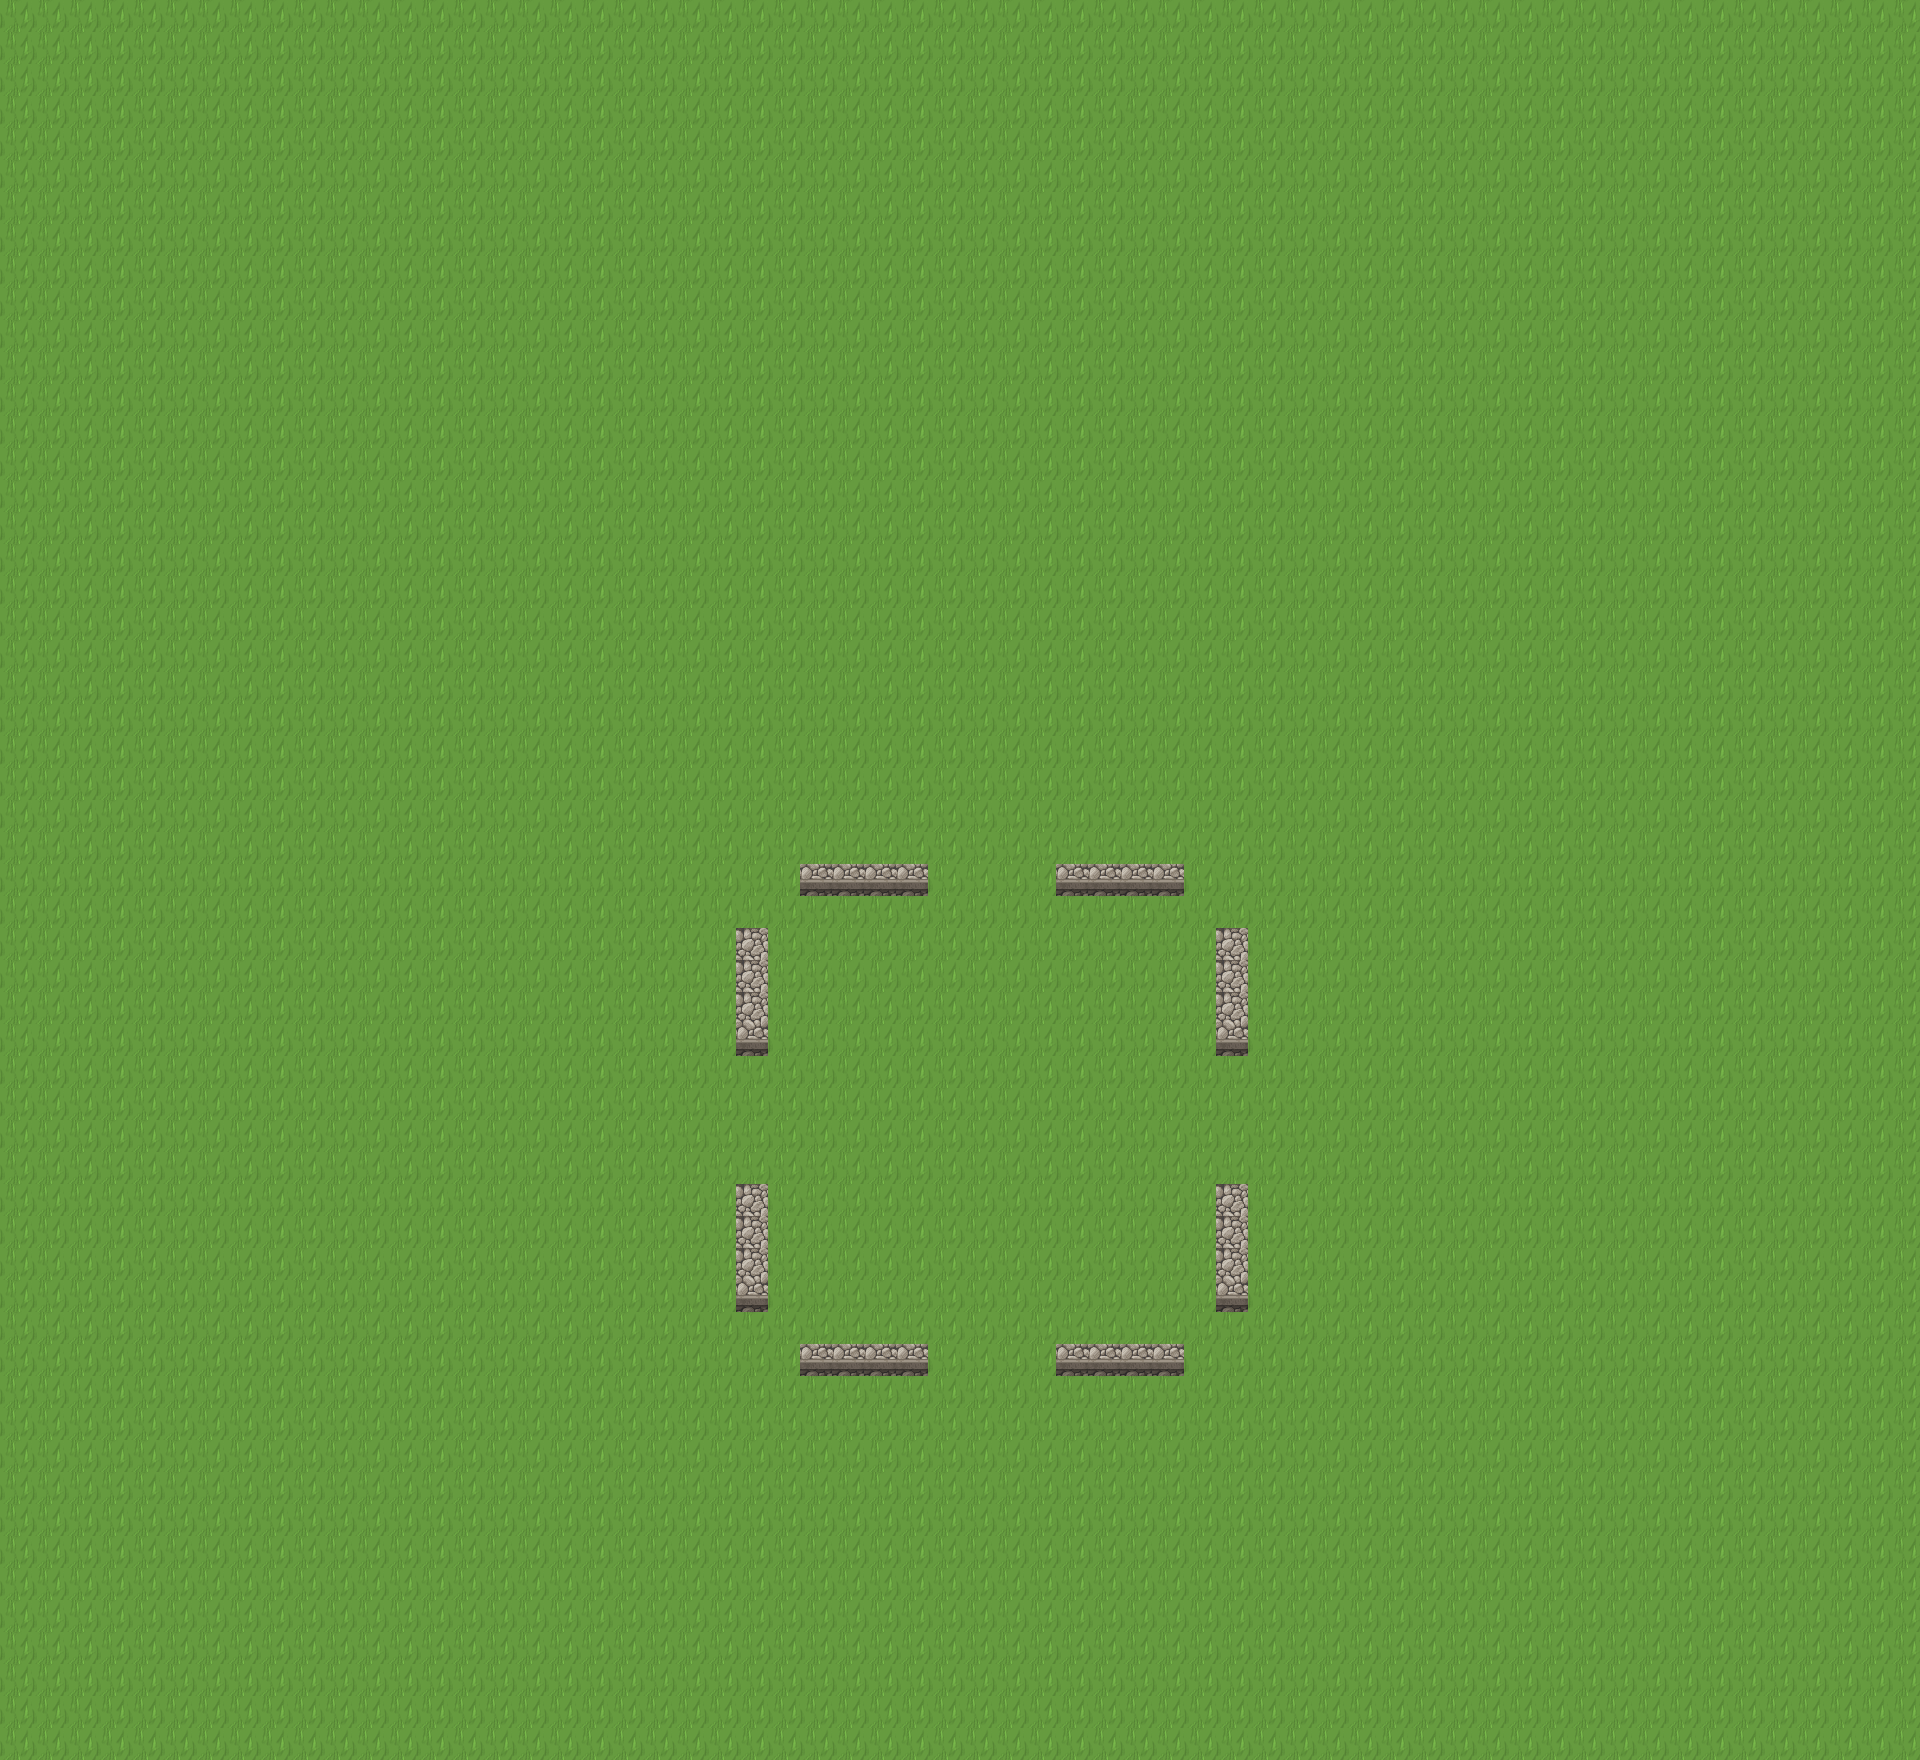

The image is a tile-based game level rendered from a .tmx file. Its description and source (layers, tilesets, objects; grid data summarised) follow:
An orthogonal 60x55 tile map with 32x32 px tiles, 1 tile layer (Grass), 2 tilesets.

<map version="1.2" tiledversion="1.2.5" orientation="orthogonal" renderorder="left-down" width="60" height="55" tilewidth="32" tileheight="32" infinite="0" nextlayerid="14" nextobjectid="1">
 <tileset firstgid="1" name="Walls" tilewidth="32" tileheight="32" tilecount="312" columns="13">
  <image source="walls.png" width="432" height="768" />
  <tile id="40">
   <properties>
    <property name="Attackable" type="bool" value="true" />
   </properties>
  </tile>
  <tile id="53">
   <properties>
    <property name="Attackable" type="bool" value="true" />
   </properties>
  </tile>
  <tile id="126">
   <properties>
    <property name="Attackable" type="bool" value="true" />
   </properties>
  </tile>
  <tile id="139">
   <properties>
    <property name="Attackable" type="bool" value="true" />
   </properties>
  </tile>
 </tileset>
 <tileset firstgid="313" name="Grass" tilewidth="32" tileheight="32" tilecount="375" columns="25">
  <image source="fullGrass tile.png" width="827" height="496" />
  <tile id="0">
   <properties>
    <property name="IsGrass" type="bool" value="true" />
   </properties>
  </tile>
 </tileset>
 <layer id="13" name="Grass" width="60" height="55">
  <data>[3300 cells, 3300 non-empty, 3 distinct tile ids]</data>
 </layer>
</map>
